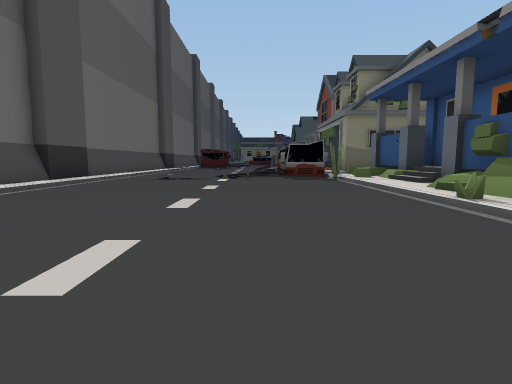
View 1 (above)

24 first-person views from a walk through a scene from a Unity 3-D project. The camera is 1.2 m above the floor, tilts 6° down and sees 80° across. The floor is counted in squares, 2 m on a side. Each view is taken from the middle of a square. On the plan, view 1 faces up. The plan holds only what a view shows up to about 9 squares ahead; the rest is blank. The place goes on beyond the plan. The player character is not drawn. Door leaves are left out, so doorways stand open.

View 2
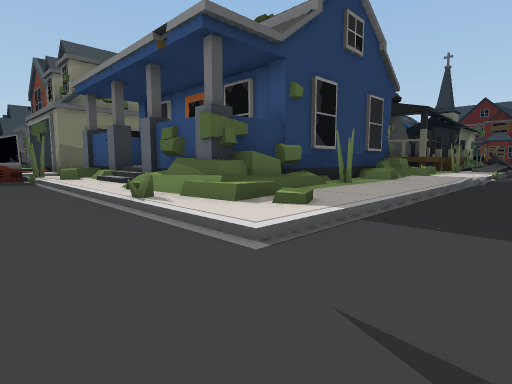

View 3
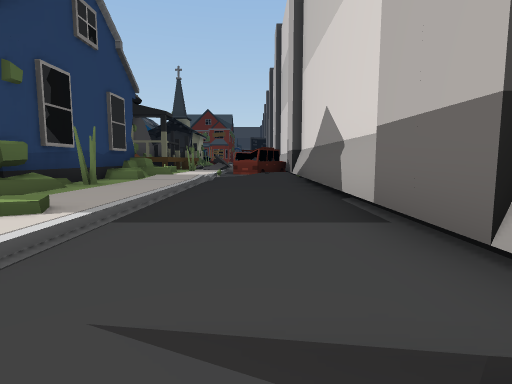

View 4
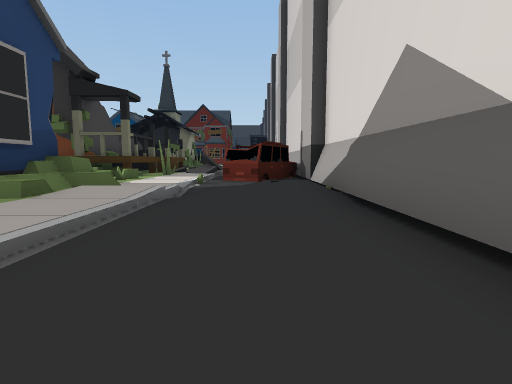

View 5
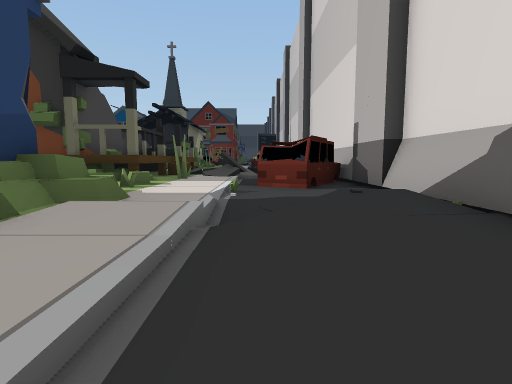

View 6
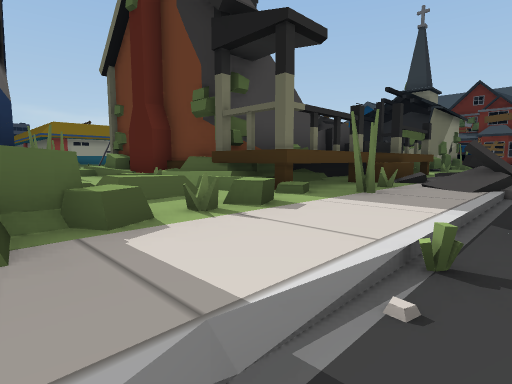

View 7
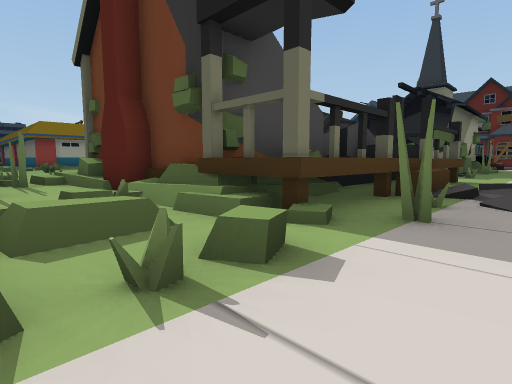

View 8
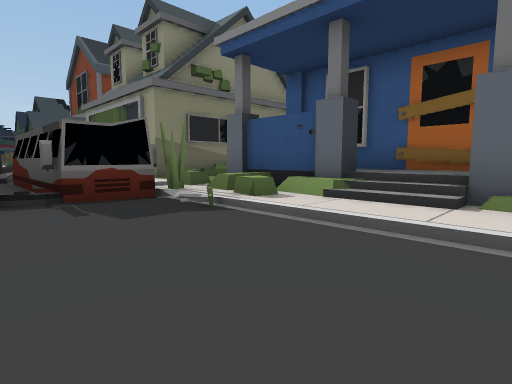

View 9
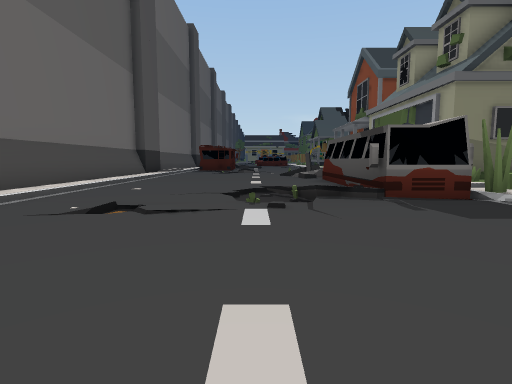

View 10
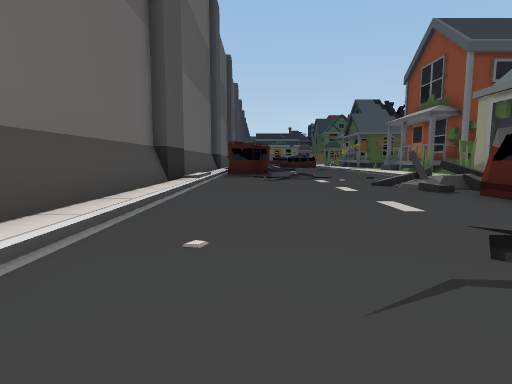

View 11
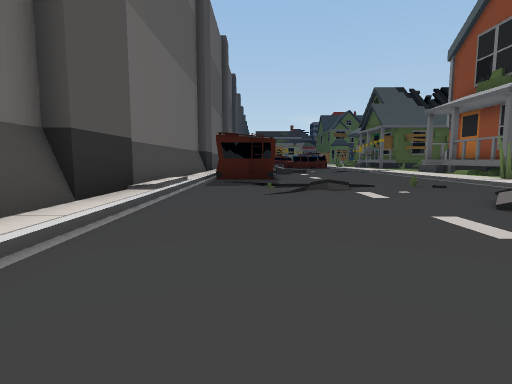

View 12
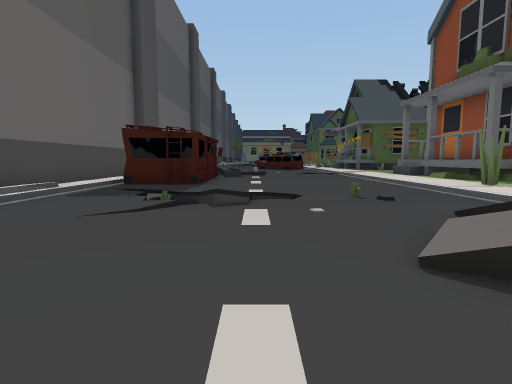

View 13
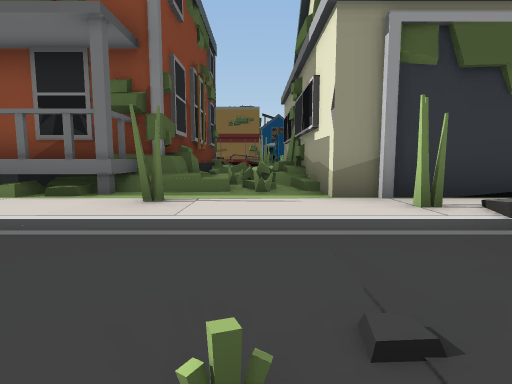

View 14
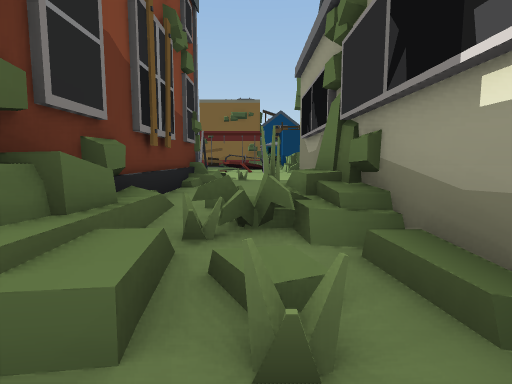

View 15
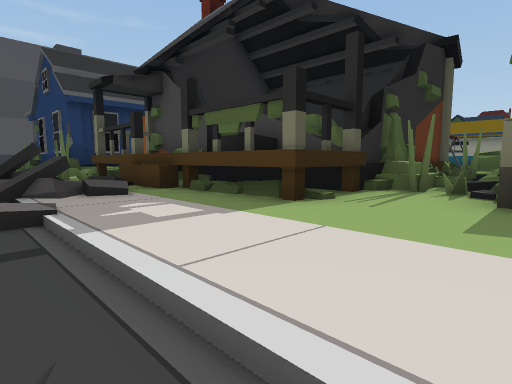

View 16
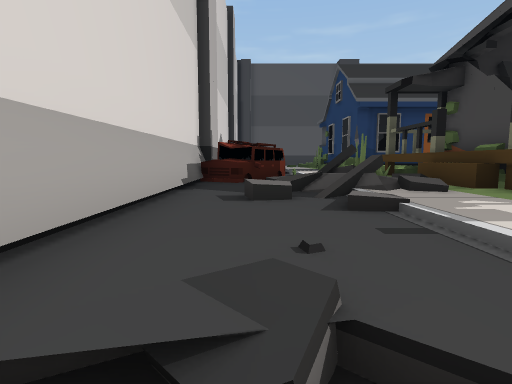

View 17
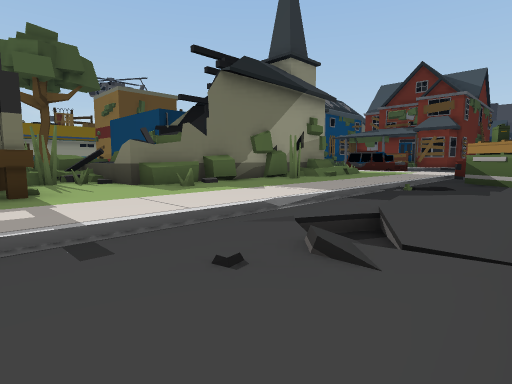

View 18
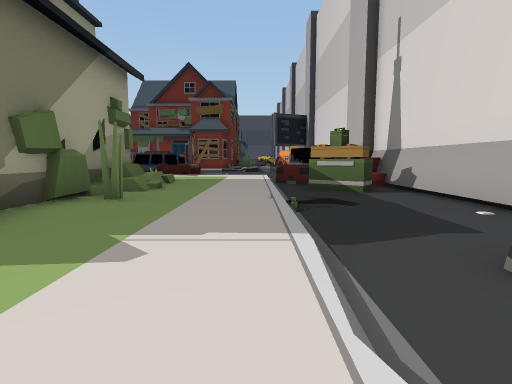

View 19
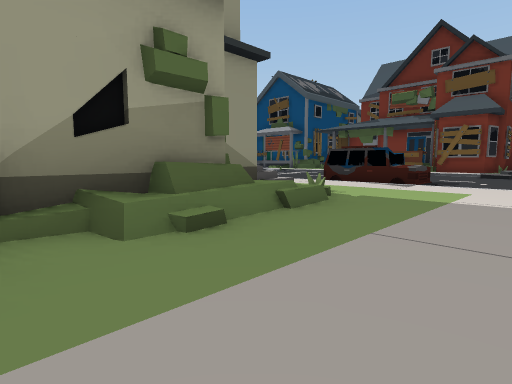

View 20
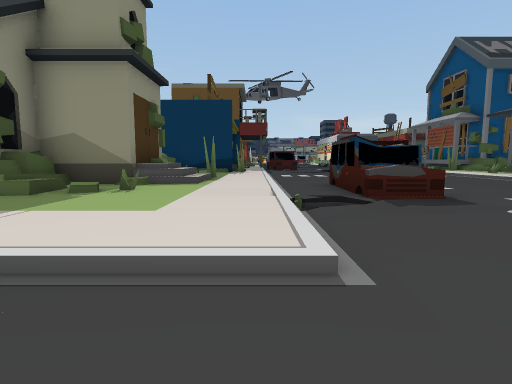

View 21
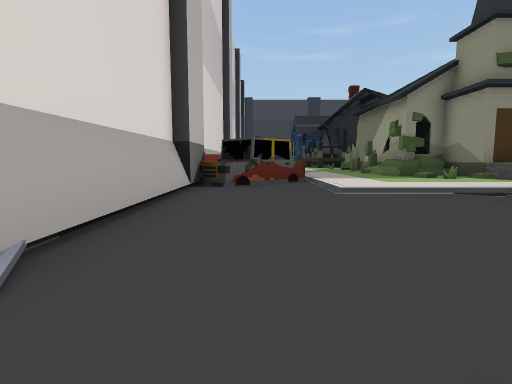

View 22
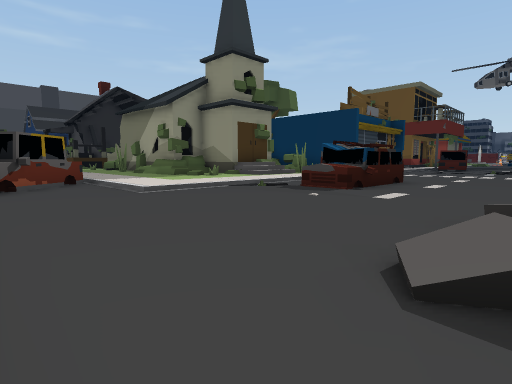

View 23
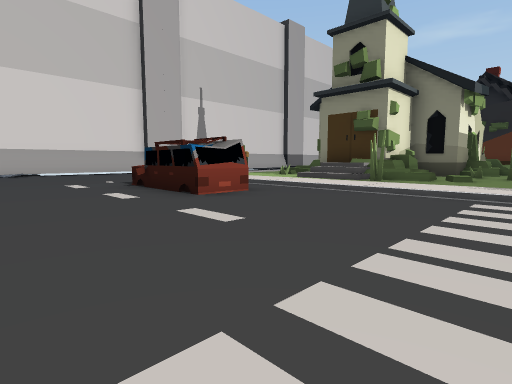

View 24
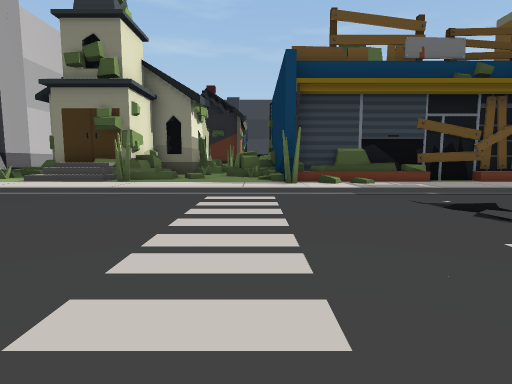

### Floor plan
Key: @ floor where view 1 was taken; # wall or solid block; x gap in a wall; . main floor; : floor 0.25 m higher than the main floor; - floor 0.25 m lower than the main floor; + floor 0.5 m higher than the main floor; * floor 0.75 m higher than the main floor; / step, stairs or slope; = window, fence, low wall or low ledge; ^ raised ledge; v drop or lower ground; B bus; C car; H house; S sofa; O other object.
Columns run from 6 left of view 1 to 41 right of it. Each row starts with its distance up from view 1.
 25 #  #.....:=^#
 24 #:##.....::^#      #
 23 #:.......::^########
 22 #:./......#===#:::/=
 21 #:.// //.::===::::::
 20 #:..=/...:########
 19 #:......=/#
 18 #:.....#=/#                            #:
 17 #:.....=/                              #::
 16 #:.....//                              #::..
 15 #:.....B                               #::./.
 14 #:.....B  ###                          ##:....
 13 #:.....B  =                           ###:.....
 12 #:...-:BB:          H       HH       ##:::......
 11 #:...-/BBx#        #*H    HH#       #==:::......
 10 #:././/..:#        HHH   HHHH       #:::::......
  9 #:.......:#*#     ##HH  HHHH##^     ##^v#:......
  8 #:.......:/*#       HH HHHHHH=#       #//:......
  7 #:.......//*#        HHHH HHH##       #//:.CC...
  6  :......./#        *HHHHHHHHHH#     #^##::.CC..
  5   ......./#       /#+HHHHHHH::#######//=::.CC..
  4   .......=#######^/::HHHHHHHH:=:::////::::/....
  3    ......:/::::////=:H:=#/::::::::::::::::.....
  2     .....:/:::::/::::::#=/::::::::.:::::::...../
  1      .........../...C..////.../.../...C......../
  0       @........../..CCC..//..=//....OSSCC.......
 -1         /.......:=/..CC......///.....SSCC.......
 -2          ####################    #############

Where each view was taken, in squares from view 1:
view 1: 0 up, 0 right, facing up
view 2: 0 up, 1 right, facing up-right
view 3: 0 up, 1 right, facing right
view 4: 0 up, 5 right, facing right
view 5: 1 up, 7 right, facing right
view 6: 1 up, 11 right, facing up-right
view 7: 2 up, 12 right, facing up-right
view 8: 6 up, 0 right, facing up-right
view 9: 6 up, 1 left, facing up
view 10: 10 up, 3 left, facing up
view 11: 14 up, 3 left, facing up
view 12: 16 up, 1 left, facing up
view 13: 21 up, 0 right, facing right
view 14: 21 up, 4 right, facing right
view 15: 1 up, 24 right, facing up-left
view 16: 0 up, 24 right, facing left
view 17: 1 down, 21 right, facing up-right
view 18: 2 up, 23 right, facing right
view 19: 2 up, 28 right, facing up-right
view 20: 0 up, 35 right, facing up
view 21: 0 up, 41 right, facing left
view 22: 1 down, 41 right, facing up-left
view 23: 12 up, 41 right, facing down-left
view 24: 12 up, 41 right, facing left
